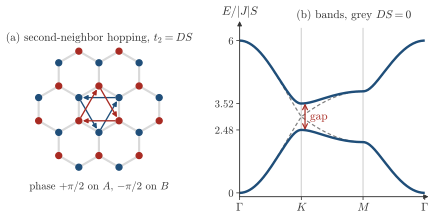

Source code (Python):
"""Session 6, the honeycomb lattice with the phases of the Dzyaloshinskii-Moriya term, and the magnon bands with a gap.

Panel (a) is a drawing of the second-neighbor hops, counterclockwise on A with the phase +pi/2 and clockwise on B with -pi/2,
which is D > 0 in the convention of the conventions sheet of Session 6. Panel (b) was redrawn on 2026-11-22 from the pyqula
script webnotes/scripts/session06/g5_magnon_honeycomb.py, which the student downloads: the magnon bands of the honeycomb
ferromagnet with |J|S = 1, the onsite energy 3|J|S and DS = 0.1, which is h.add_haldane(-0.1155), and the bands with DS = 0 in
grey. The numpy model of _haldane.py, 3|J|S + _haldane.hk(k, t=|J|S, t2=-DS), is the second route for the same bands."""
import os, sys
sys.path.insert(0, os.path.join(os.path.dirname(os.path.abspath(__file__)), '..'))
sys.path.insert(0, os.path.dirname(os.path.abspath(__file__)))
import numpy as np
import matplotlib.pyplot as plt
from matplotlib.patches import FancyArrowPatch
import style, _haldane as hd

res = style.run_script('session06/g5_magnon_honeycomb.py')
DS = res['DS']
E, E0 = np.asarray(res['bands'], float), np.asarray(res['bands_plain'], float)
assert DS == 0.1 and E.shape == (301, 2) and E0.shape == (301, 2)
# the path is Gamma, K, M, Gamma with 100 steps per segment: K is a corner of the zone and M the middle of the edge next to it
g = res['g']
A = np.array([np.asarray(g.a1, float)[:2], np.asarray(g.a2, float)[:2]])
B = 2 * np.pi * np.linalg.inv(A).T
G_, K_, M_ = [np.asarray(res['nodes'][i], float)[:2] @ B for i in range(3)]
assert abs(np.linalg.norm(K_) - 4 * np.pi / (3 * np.sqrt(3))) < 1e-9 and abs(np.linalg.norm(M_) - np.sqrt(3) / 2 * np.linalg.norm(K_)) < 1e-9
assert abs((K_ - M_) @ M_) < 1e-9 and abs(np.linalg.norm(g.r[0] - g.r[1]) - 1) < 1e-12        # bond length 1
ticks = [0, 100, 200, 300]
# the numbers of the caption: zero at Gamma, the gap at K from 2.48 to 3.52, its width 6 sqrt(3) DS = 1.04, the top 6, DS = 0 touches
assert np.allclose(E[0], [0.0, 6.0], atol=1e-9) and abs(E.min()) < 1e-9 and abs(E.max() - 6.0) < 1e-9
assert np.allclose(E[100], [3 - 3 * np.sqrt(3) * DS, 3 + 3 * np.sqrt(3) * DS], atol=1e-9)
assert abs(E[100, 0] - 2.48) < 5e-3 and abs(E[100, 1] - 3.52) < 5e-3 and abs((E[100, 1] - E[100, 0]) - 1.04) < 5e-3
assert abs((E[:, 1] - E[:, 0]).min() - 6 * np.sqrt(3) * DS) < 1e-9                       # the smallest gap of the path is at K
assert abs(E0[100, 1] - E0[100, 0]) < 1e-9 and np.allclose(E0[0], [0.0, 6.0], atol=1e-9)
# the Chern number of the lower band from the script, -1 for this sign of DS, and the upper band has the opposite
assert abs(res['chern'] + 1) < 1e-6, res['chern']
# the second route, the numpy magnon matrix of the conventions sheet on the same path of its own lattice
Gh, Kh, Mh = np.zeros(2), np.array([4 * np.pi / 3, 0.0]), np.array([np.pi, np.pi / np.sqrt(3)])
nod = [Gh, Kh, Mh, Gh]
pts = [nod[i] + (nod[i + 1] - nod[i]) * j / 100 for i in range(3) for j in range(100)] + [Gh]
Eh = np.array([np.linalg.eigvalsh(3 * np.eye(2) + hd.hk(k, 1.0, -DS)) for k in pts])
assert np.abs(Eh - E).max() < 1e-9, np.abs(Eh - E).max()
print('gap at K', E[100, 1] - E[100, 0], 'bands at K', E[100], 'chern of the lower band', res['chern'])

fig, axs = plt.subplots(1, 2, figsize=(style.WIDTH_CM * style.CM, 5.8 * style.CM), gridspec_kw=dict(width_ratios=[1.1, 1]))
ax = axs[0]
ax.axis('off'); ax.set_aspect('equal')
d = (hd.a1 + hd.a2) / 3
# a patch of the lattice, the sites A at lattice points, B displaced by d
Rs = [n * hd.a1 + m * hd.a2 for n in range(-2, 3) for m in range(-2, 3)]
def inside(p): return np.hypot(*(p - np.array([0.0, 0.6]))) < 1.6
for R in Rs:
    A = R; 
    for dn, dm in hd.NN:
        B = R + dn * hd.a1 + dm * hd.a2 + d
        if inside(A) and inside(B):
            ax.plot([A[0], B[0]], [A[1], B[1]], color=style.GRID, lw=1.6, zorder=1)
for R in Rs:
    for sub, p in ((0, R), (1, R + d)):
        if inside(p):
            ax.plot([p[0]], [p[1]], 'o', color=style.ACCENT if sub == 0 else style.BROKEN, ms=4.5, zorder=3)
# the second-neighbor arrows around one hexagon, counterclockwise on A and clockwise on B
c = hd.a1 * 0 + d * 0
# the hexagon with A at 0, B at d, ... choose the hexagon whose centre is at (a1+a2)*2/3 - a2... use the one that contains A=0, B=d, A=a1... find the centre
centre = hd.a2 - d
hexa = [centre + (1 / np.sqrt(3)) * np.array([np.cos(-np.pi / 2 + j * np.pi / 3), np.sin(-np.pi / 2 + j * np.pi / 3)]) for j in range(6)]
# the six corners alternate A and B, each triangle of one sublattice has three second-neighbor arrows
def arrows_triangle(vs, col, ccw):
    cx = np.mean(vs, axis=0)
    ang = [np.arctan2(v[1] - cx[1], v[0] - cx[0]) for v in vs]
    order = np.argsort(ang)
    vs = [vs[i] for i in order]
    if not ccw:
        vs = vs[::-1]
    for i in range(3):
        a, b = vs[i], vs[(i + 1) % 3]
        ax.add_patch(FancyArrowPatch(a, b, arrowstyle='-|>', mutation_scale=7, color=col, lw=1.0, shrinkA=3, shrinkB=3, zorder=4))
    return vs                                       # the corners in the order of the arrows
cornersA = [hexa[j] for j in range(0, 6, 2)]
cornersB = [hexa[j] for j in range(1, 6, 2)]
# which corners are A and which are B follows from the lattice, check it
def is_site(p, sub):
    for R in Rs:
        if np.hypot(*(p - (R if sub == 0 else R + d))) < 1e-6:
            return True
    return False
if not (all(is_site(p, 0) for p in cornersA) and all(is_site(p, 1) for p in cornersB)):
    cornersA, cornersB = cornersB, cornersA
assert all(is_site(p, 0) for p in cornersA) and all(is_site(p, 1) for p in cornersB), (hexa)
drawnA = arrows_triangle(cornersA, style.ACCENT, True)
drawnB = arrows_triangle(cornersB, style.BROKEN, False)
# the arrows go counterclockwise on A and clockwise on B: the signed area of the corners in the order of the arrows. With the phase
# +pi/2 along the arrows, a counterclockwise hop has +pi/2 on both sublattices, which is D > 0 in the fold of Section 6.16
area = lambda v: 0.5 * sum(v[i][0] * v[(i + 1) % 3][1] - v[(i + 1) % 3][0] * v[i][1] for i in range(3))
assert area(drawnA) > 0 and area(drawnB) < 0, (area(drawnA), area(drawnB))
style.label(ax, 0.0, -1.35, r'phase $+\pi/2$ on $A$, $-\pi/2$ on $B$', fontsize=8, color=style.INK)
style.label(ax, 0.0, 2.35, r'(a) second-neighbor hopping, $t_2=DS$', fontsize=8.5)
ax.set_xlim(-1.8, 1.8); ax.set_ylim(-1.6, 2.6)

ax = axs[1]
x = np.arange(len(E))
ax.plot(x, E0[:, 0], color=style.MUTED, lw=0.9, ls=(0, (3, 2))); ax.plot(x, E0[:, 1], color=style.MUTED, lw=0.9, ls=(0, (3, 2)))
ax.plot(x, E[:, 0], color=style.ACCENT); ax.plot(x, E[:, 1], color=style.ACCENT)
for tk in ticks[1:3]:
    style.guide(ax, x=tk, color=style.GRID)
style.arrows(ax, xlabel='', ylabel=r'$E/|J|S$', ticks=True)
ax.set_xticks(ticks); ax.set_xticklabels([r'$\Gamma$', r'$K$', r'$M$', r'$\Gamma$'], fontsize=8.5)
ax.set_yticks([0, 2.48, 3.52, 6]); ax.set_yticklabels(['0', '2.48', '3.52', '6'], fontsize=8)
ax.tick_params(length=2.5, width=0.6, pad=2)
ax.annotate('', xy=(ticks[1] + 6, E[100, 1]), xytext=(ticks[1] + 6, E[100, 0]),
            arrowprops=dict(arrowstyle='<->', color=style.BROKEN, lw=0.9, shrinkA=0, shrinkB=0))
style.label(ax, ticks[1] + 14, 3.0, r'gap', color=style.BROKEN, fontsize=8.5, ha='left')
style.label(ax, 185, 7.0, '(b) bands, grey $DS=0$', fontsize=8.5)
ax.set_xlim(0, len(E) - 1); ax.set_ylim(-0.15, 6.5)
style.save(fig, __file__)
